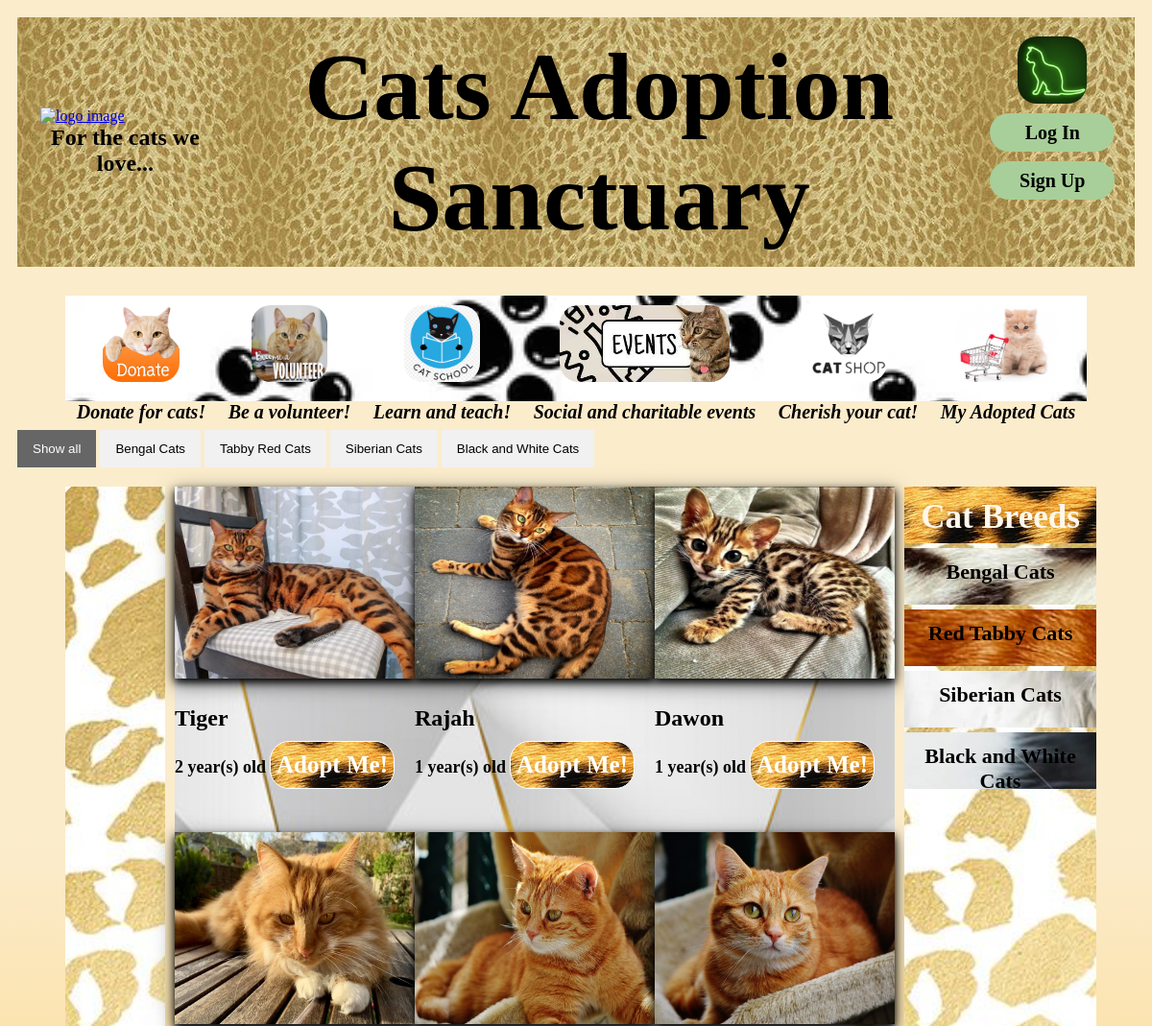
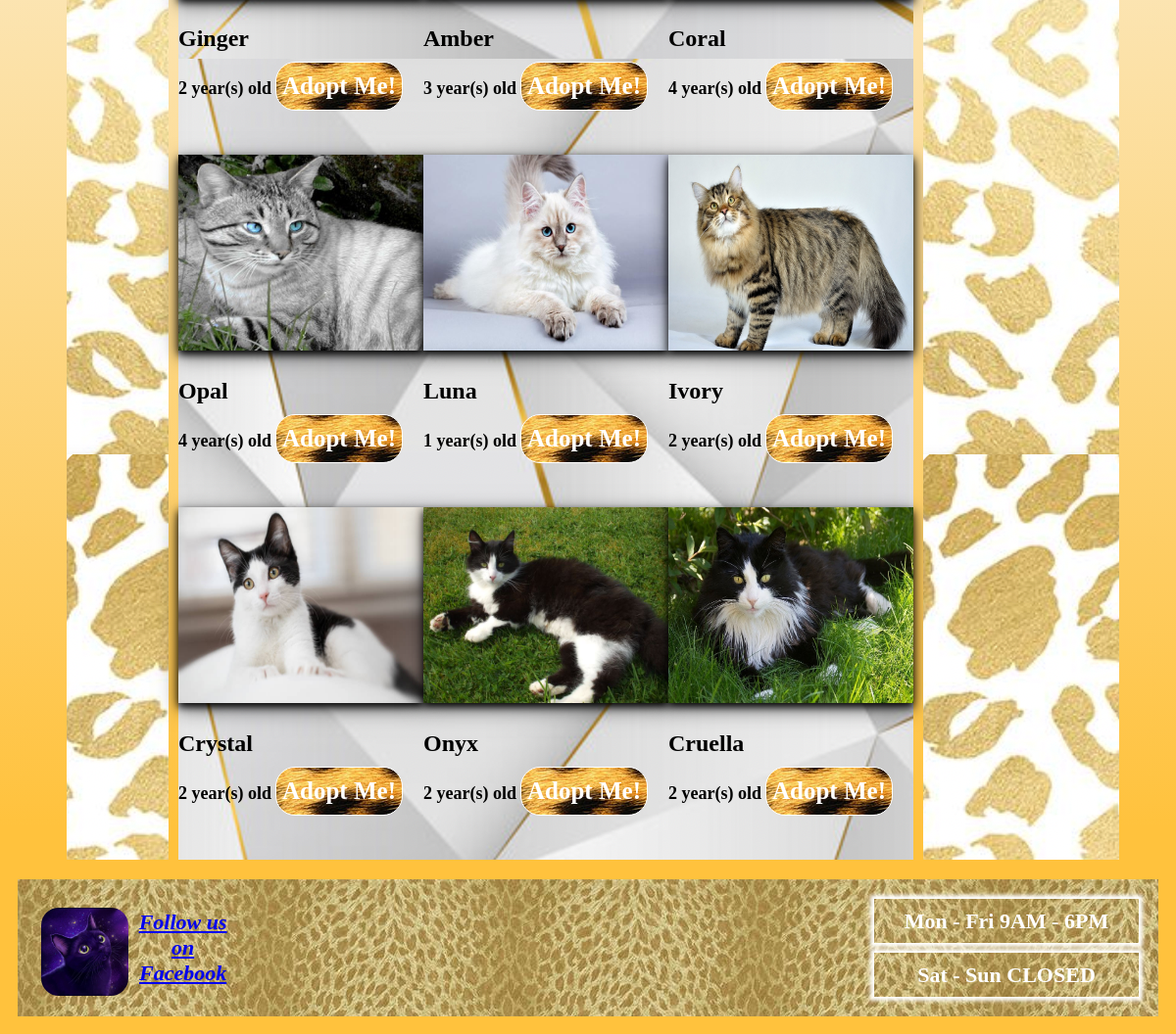
The page / on the database its author committed (2 pictures, top to bottom).
### tables this page shows
create table if not exists cat (id int not null auto_increment primary key,
name varchar(100) not null,
image_url varchar(200),
age int not null,
breed varchar(45) not null,
status varchar(45) not null);

### cat.php (called while the page is built, shortened)
<?php
include './model/model.php';
$sqlStatement = $conn->prepare("Select * from cat");
$sqlStatement->execute();
$results = $sqlStatement->get_result();
$all_cats = array();
?>

### model/model.php (called while the page is built, shortened)
<?php
class Cat{
    public function __construct($id, $name, $image_url, $age, $breed, $status){
        $this->id = $id;
        $this->name = $name;
        $this->image_url = $image_url;
        $this->age = $age;
        $this->breed = $breed;
    }
}
?>

### index.php (the view, shortened to what this page needs)
<?php
$host = "localhost";
$username ="diana";
$password = "diana123";
$database = "catshop";
$conn = mysqli_connect($host, $username, $password, $database);
?>
<!DOCTYPE html>
<html>
<head>
    <link href="./project.css" rel="stylesheet">
</head>
<body>
    <div class="body-container">
        <header class="header-container">
            <div class="header1">
                <div id="logo-container">
                    <a href="./index.php">
                        <img src="./cats/cat-eye.png" alt="logo image" />
                    </a>
                    <h3 id="eye-message">For the cats we love...</h3>
                </div>
                <div id="text-container">
                    <h3>Cats Adoption Sanctuary</h3>
                </div>
                <div id="button-container">
                    <img id="green-cat" src="./cats/green-cat.jpg"/>
                    <button id="login-main-page" class="primary-button">Log In</button>
                    <button id="signup-main-page" class="primary-button">Sign Up</button>
                </div>
            </div>
            <div class="header2">
                <nav>
                    <a href="https://www.cats.org.uk/donate" target="_blank">
                        <img id="donate-cat" src="./cats/donate-cat.png" height="80"/>
                    </a>
                    <p>Donate for cats!</p>
                </nav>
                <nav>
                    <a href="https://projectworldimpact.com/" target="_blank">
                        <img id="volunteer-cat" src="./cats/volunteer-cat.jpg" height="80"/>
                    </a>
                    <p>Be a volunteer!</p>
                </nav>
                <nav>
                    <a href="https://www.catseducation.com/" target="_blank">
                        <img id="cat-school" src="./cats/cat-school.jpg" height="80"/>
                    </a>
                    <p>Learn and teach!</p>
                </nav>
                <nav>
                    <a href="https://www.cattipper.com/" target="_blank">
                        <img id="cat-events" src="./cats/cat-events.jpg" height="80"/>
                    </a>
                    <p>Social and charitable events</p>
                </nav>
                <nav>
                    <a href="https://www.zooplus.ro/" target="_blank">
                        <img id="cat-shop" src="./cats/cat-shop.jpg" height="80"/>
                    </a>
                    <p>Cherish your cat!</p>
                </nav>
                <nav id="user-page-link">
                    <a href="./userPage.php">
                        <img id="adopted-cat" src="./cats/adopted-cat.jpg" height="80"/>
                    </a>
                    <p>My Adopted Cats</p>
                </nav>
            </div>
            <div class="header3" id="myBtnContainer1">
                <button class="btn active" onclick="filterSelection1('all1')"> Show all</button>
                <button class="btn" onclick="filterSelection1('bengalFilter')"> Bengal Cats</button>
                <button class="btn" onclick="filterSelection1('tabbyFilter')"> Tabby Red Cats</button>
                <button class="btn" onclick="filterSelection1('siberianFilter')"> Siberian Cats</button>
                <button class="btn" onclick="filterSelection1('mixedFilter')"> Black and White Cats</button>
            </div>
        </header>
            <div class="text-main">
                <div class="blank-column"></div>
                <div class="cats">
                    <?php
                        include './cat.php';
                        $count = 1;
                        foreach($all_cats as $cat) {
                            $breedClass = 'all1';
                            switch ($cat->breed) {
                                case 'Bengal':
                                    $breedClass = 'bengalFilter';
                                    break;
                                case 'Red Tabby':
                                    $breedClass = 'tabbyFilter';
                                    break;
                                case 'Siberian':
                                    $breedClass = 'siberianFilter';
                                    break;
                                case 'Black and White':
                                    $breedClass = 'mixedFilter';
                                    break;
                            }
                            $adoptButton = "<div class='adopted-cat'></div>";
                            if ($cat->status == 'AVAILABLE') {
                                $adoptButton = "<button onclick=adoptCat('$cat->id') type='button' class='adopt-button'>Adopt Me!</button>";
                            }
                            if($count % 3 == 1) {
                                echo "<div class='display-cats filterDiv1 $breedClass'>";
                            }
                            echo "
                            <div>
                                <img src=$cat->image_url class='img' alt=$cat->breed/>
                                <h3>$cat->name</h3>
                                <span class='age'>$cat->age year(s) old</span>
                                $adoptButton
                            </div>";
                            if($count % 3 == 0) {
                                echo "</div>";
                            }
                            $count++;
                        }
                    ?>
                </div>
                <div class="logo-link-main">
                    <div class="vertical-menu">
                        <a href="./index.php" class="active">Cat Breeds</a>
                        <a href="./additional_pages/bengal.php" id="bengal-link" target="_blank">Bengal Cats</a>
                        <a href="./additional_pages/tabby.php" id="tabby-link" target="_blank"rge>Red Tabby Cats</a>
                        <a href="./additional_pages/siberian.php" id="siberian-link" target="_blank">Siberian Cats</a>
                        <a href="./additional_pages/black_white.php" id="black-white-link" target="_blank">Black and White Cats</a>
                    </div>
                </div>
            </div>
        <footer class="footer-container">
                <div class="footer-left">
                    <div class="footer-logo">
                        <img id="purple-cat" src="/catshop/cats/purple-cat.jpg"alt="purple cat"/>
                    </div>
                    <nav class="footer-link">
                        <a href="https://www.facebook.com" target="_blank">Follow us on Facebook</a>
                    </nav>
                </div>
                <div class="footer-right">
                    <div class="footer-open-days">Mon - Fri 9AM - 6PM</div>
                    <div class="footer-closed-days">Sat - Sun CLOSED</div>
                </div>
        </footer>
    </div>
    </body>
</html>

### rows shown on the page
cat: image_url (picture), name "Tiger", age "2"
cat: image_url (picture), name "Rajah", age "1"
cat: image_url (picture), name "Dawon", age "1"
cat: image_url (picture), name "Ginger", age "2"
cat: image_url (picture), name "Amber", age "3"
cat: image_url (picture), name "Coral", age "4"
cat: image_url (picture), name "Opal", age "4"
cat: image_url (picture), name "Luna", age "1"
cat: image_url (picture), name "Ivory", age "2"
cat: image_url (picture), name "Crystal", age "2"
cat: image_url (picture), name "Onyx", age "2"
cat: image_url (picture), name "Cruella", age "2"
